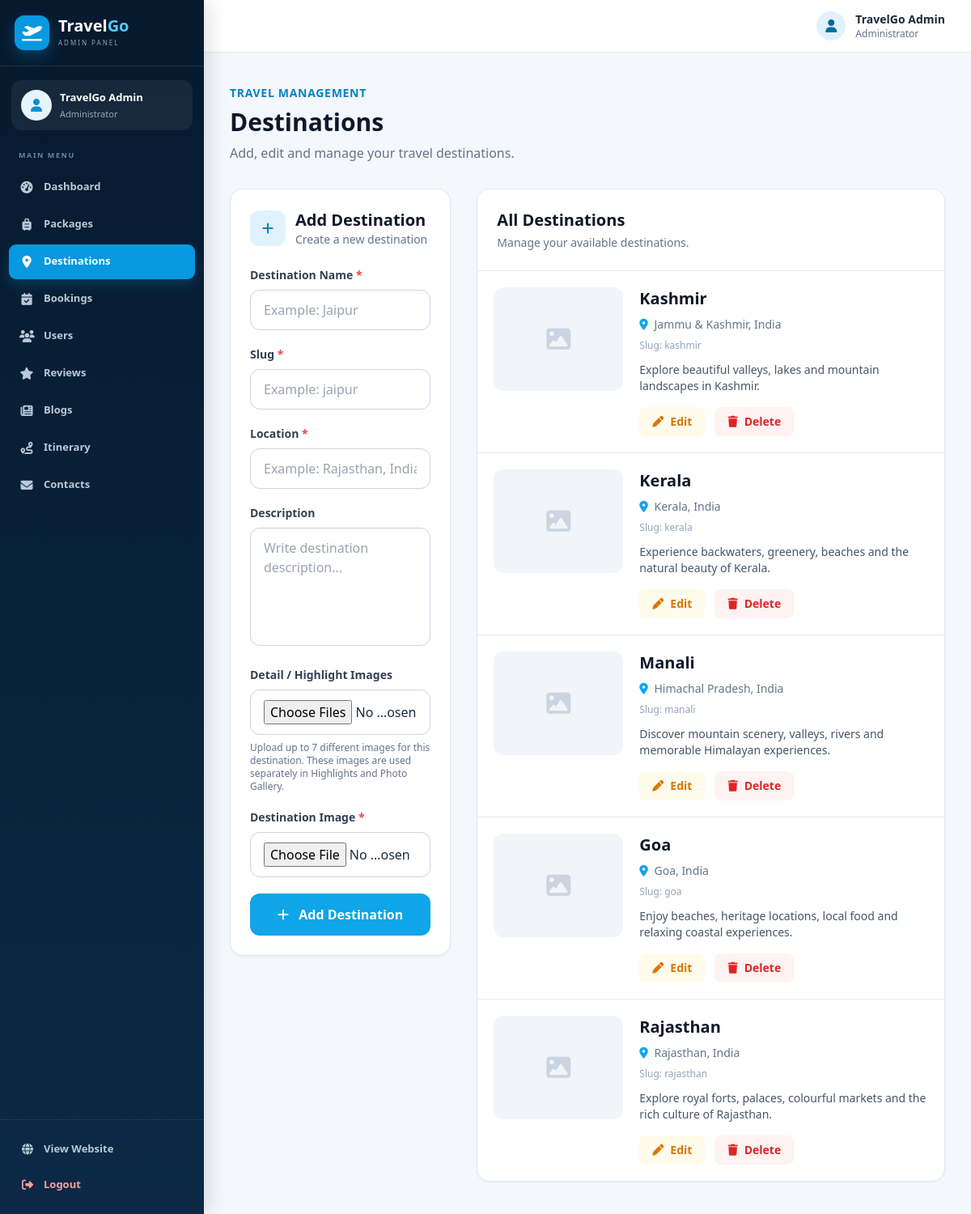
The page /admin/destinations.php (signed in) on the database its author committed.
### tables this page shows
CREATE TABLE `destinations` (
  `id` INT UNSIGNED NOT NULL AUTO_INCREMENT,
  `name` VARCHAR(150) NOT NULL,
  `slug` VARCHAR(180) NOT NULL,
  `location` VARCHAR(150) DEFAULT NULL,
  `description` TEXT DEFAULT NULL,
  `image` VARCHAR(255) DEFAULT NULL,
  `gallery_images` LONGTEXT DEFAULT NULL,
  `created_at` TIMESTAMP NOT NULL DEFAULT CURRENT_TIMESTAMP,
  PRIMARY KEY (`id`),
  UNIQUE KEY `uk_destinations_slug` (`slug`),
  KEY `idx_destinations_name` (`name`)
);

### admin/destinations.php (the view, shortened to what the rows shown need)
<?php
require_once "../config/database.php";
try {
    $pdo->exec("ALTER TABLE destinations ADD COLUMN gallery_images TEXT NULL");
} catch (PDOException $e) {
}
$stmt = $pdo->query("
    SELECT *
    FROM destinations
    ORDER BY id DESC
");
$destinations = $stmt->fetchAll(PDO::FETCH_ASSOC);
?>
<!DOCTYPE html>
<html lang="en">
<head>
    <script src="https://cdn.tailwindcss.com"></script>
    <link
        rel="stylesheet"
        href="https://cdnjs.cloudflare.com/ajax/libs/font-awesome/6.5.2/css/all.min.css"
    >
    <link rel="stylesheet" href="../assets/css/admin.css">
</head>
<body class="bg-slate-100 text-slate-800 tg-admin-layout">
<main
    class="max-w-7xl mx-auto px-4 sm:px-6 lg:px-8 py-10"
>
    <div class="mb-8">
        <h2
            class="text-3xl font-extrabold text-slate-900 mt-2"
        >
            Destinations
        </h2>
    </div>
    <div class="grid lg:grid-cols-3 gap-8">
        <div class="lg:col-span-2">
            <div
                class="bg-white rounded-2xl border border-slate-200 shadow-sm overflow-hidden"
            >
                <?php if (!empty($destinations)): ?>
                    <div class="divide-y divide-slate-200">
                        <?php foreach ($destinations as $destination): ?>
                            <div class="p-5">
                                <div
                                    class="flex flex-col sm:flex-row gap-5"
                                >
                                    <div
                                        class="w-full sm:w-40 h-32 flex-shrink-0"
                                    >
                                        <?php if (
                                            !empty($destination['image'])
                                        ): ?>
                                            <img
                                                src="../uploads/<?php echo htmlspecialchars($destination['image']); ?>"
                                                alt="<?php echo htmlspecialchars($destination['name']); ?>"
                                                class="w-full h-full object-cover rounded-xl"
                                            >
                                        <?php else: ?>
                                            <div
                                                class="w-full h-full rounded-xl bg-slate-100 flex items-center justify-center"
                                            >
                                                <i
                                                    class="fa-solid fa-image text-3xl text-slate-300"
                                                ></i>
                                            </div>
                                        <?php endif; ?>
                                    </div>
                                    <div class="flex-1 min-w-0">
                                        <h4
                                            class="text-xl font-bold text-slate-900"
                                        >
                                            <?php
                                            echo htmlspecialchars(
                                                $destination['name']
                                            );
                                            ?>
                                        </h4>
                                        <p
                                            class="text-sm text-slate-500 mt-2"
                                        >
                                            <i
                                                class="fa-solid fa-location-dot text-sky-500 mr-1"
                                            ></i>
                                            <?php
                                            echo htmlspecialchars(
                                                $destination['location']
                                            );
                                            ?>
                                        </p>
                                        <p
                                            class="text-xs text-slate-400 mt-2"
                                        >
                                            Slug:
                                            <?php
                                            echo htmlspecialchars(
                                                $destination['slug']
                                            );
                                            ?>
                                        </p>
                                        <?php if (
                                            !empty($destination['description'])
                                        ): ?>
                                            <p
                                                class="text-sm text-slate-600 mt-3 line-clamp-2"
                                            >
                                                <?php
                                                echo htmlspecialchars(
                                                    $destination['description']
                                                );
                                                ?>
                                            </p>
                                        <?php endif; ?>
                                        <div
                                            class="flex flex-wrap gap-3 mt-4"
                                        >
                                            <a
                                                href="destinations.php?edit=<?php echo (int)$destination['id']; ?>"
                                                class="inline-flex items-center gap-2 bg-amber-50 text-amber-600 hover:bg-amber-100 px-4 py-2 rounded-lg text-sm font-semibold transition"
                                            >
                                                <i
                                                    class="fa-solid fa-pen"
                                                ></i>
                                                Edit
                                            </a>
                                            <a
                                                href="destinations.php?delete=<?php echo (int)$destination['id']; ?>"
                                                onclick="return confirm('Are you sure you want to delete this destination?');"
                                                class="inline-flex items-center gap-2 bg-red-50 text-red-600 hover:bg-red-100 px-4 py-2 rounded-lg text-sm font-semibold transition"
                                            >
                                                <i
                                                    class="fa-solid fa-trash"
                                                ></i>
                                                Delete
                                            </a>
                                        </div>
                                    </div>
                                </div>
                            </div>
                        <?php endforeach; ?>
                    </div>
                <?php endif; ?>
            </div>
        </div>
    </div>
</main>
</body>
</html>

### rows shown on the page
destinations: name "Kashmir", location "Jammu & Kashmir, India", slug "kashmir", description "Explore beautiful valleys, lakes and mountain landscapes in Kashmir."
destinations: name "Kerala", location "Kerala, India", slug "kerala", description "Experience backwaters, greenery, beaches and the natural beauty of Kerala."
destinations: name "Manali", location "Himachal Pradesh, India", slug "manali", description "Discover mountain scenery, valleys, rivers and memorable Himalayan experiences."
destinations: name "Goa", location "Goa, India", slug "goa", description "Enjoy beaches, heritage locations, local food and relaxing coastal experiences."
destinations: name "Rajasthan", location "Rajasthan, India", slug "rajasthan", description "Explore royal forts, palaces, colourful markets and the rich culture of Rajasthan."

### other values the page prints
$adminUserName "TravelGo Admin"
$item[2] "Dashboard"
$item[2] "Packages"
$item[2] "Destinations"
$item[2] "Bookings"
$item[2] "Users"
$item[2] "Reviews"
$item[2] "Blogs"
$item[2] "Itinerary"
$item[2] "Contacts"
$_SESSION['user_name'] "TravelGo Admin"
